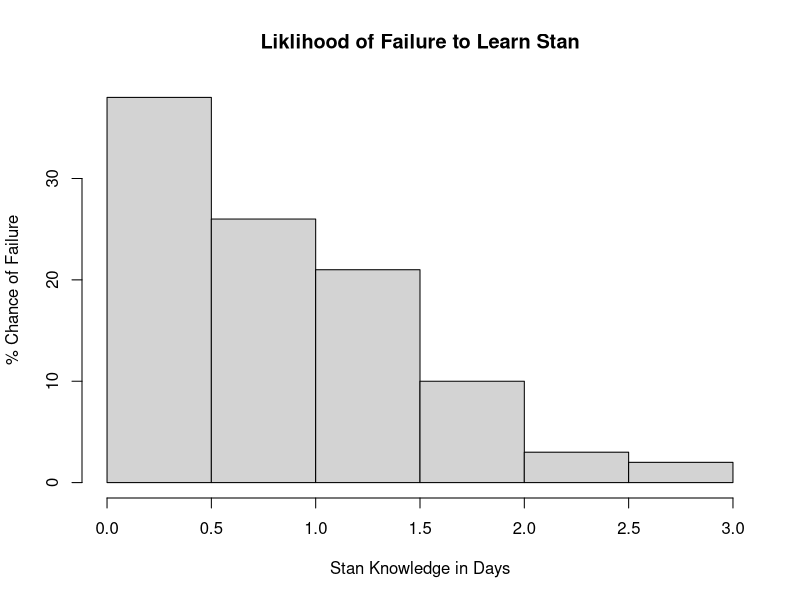
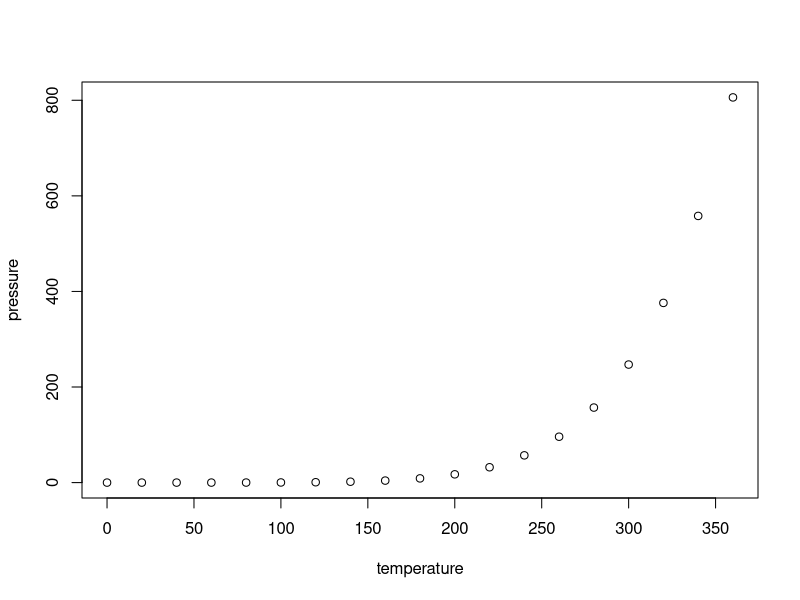

R code for these plots, in order:
## ---- chunk 1
knitr::opts_chunk$set(echo = FALSE)
## ---- chunk 2
hist(rexp(100,1),xlab="Stan Knowledge in Days",ylab="% Chance of Failure",main="Liklihood of Failure to Learn Stan")
## ---- chunk 3
summary(cars)
## ---- chunk 4
plot(pressure)
